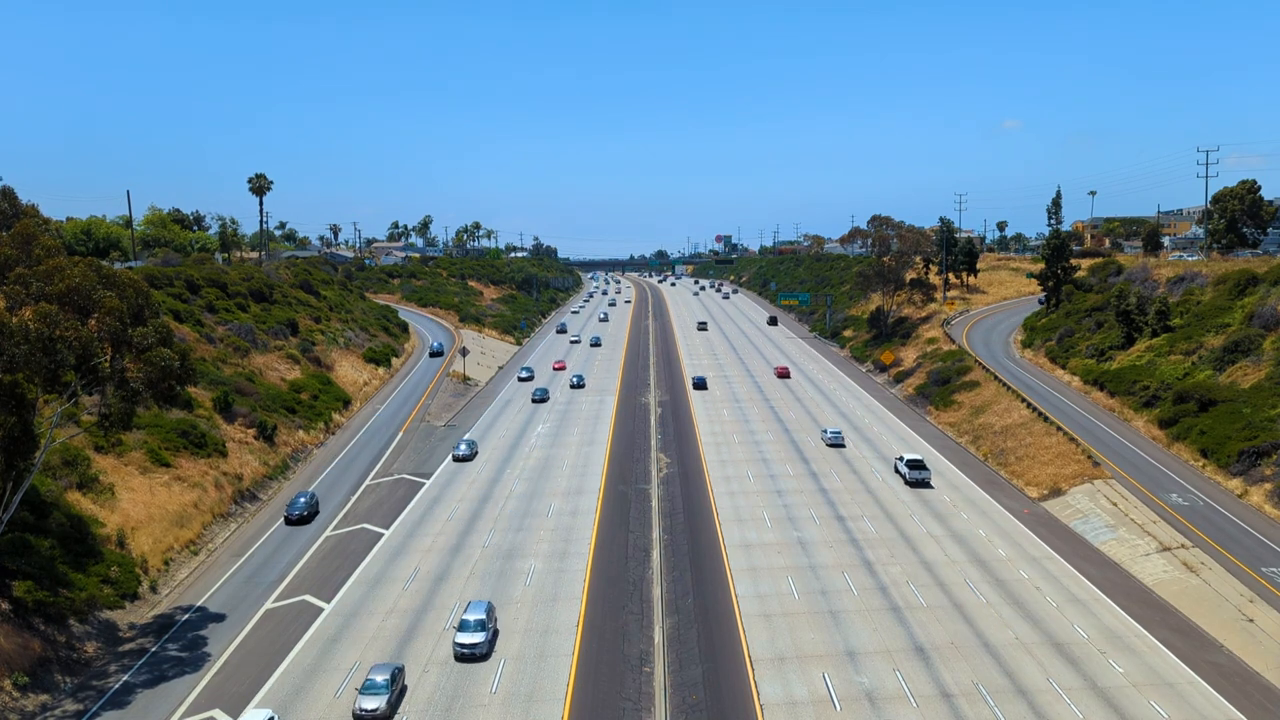
#> input picture frame 51 of test.mp4, 1280 x 720 px
$ python main.py
#> lines starting #> are read from the running program, lines starting #| are printed output that depends on the picture
### util.py
import numpy as np
import cv2
import math
import get_ROI as ROI
import get_BOI as BOI
import os
from datetime import datetime
import csv
import matplotlib.pyplot as plt

def create_variable(N_lane, N_block, N):

    BOIs_var = create_3d_list(N_lane, N_block, N)
    BOIs_mean = create_3d_list(N_lane, N_block, N)

    # lambda size N_lane X N_block
    lambda_f = [[100 for i in range(N_block)] for j in range(N_lane)]
    lambda_b = [[100 for i in range(N_block)] for j in range(N_lane)]
    p_f = [[0.4 for i in range(N_block)] for j in range(N_lane)]

    return BOIs_var, BOIs_mean, lambda_f, lambda_b, p_f


# [65 lines left out: functions draw_BOI, get_mean_variance, get_Vov, update_model, update_p, not called in this run]

def gen_block(frame, N_block, increment):
    # generate blocks
    lanes = ROI.get_lanes(frame)
    lanes_image = ROI.draw_lanes(frame, lanes)

    area = BOI.get_area(lanes)

    boi_image, BOIs_coor = BOI.get_BOI(area, lanes_image,N_block, increment)

    cv2.imshow('lane', boi_image)
    cv2.waitKey(0)
    cv2.destroyAllWindows()
    return BOIs_coor

def create_3d_list(x, y, z):

    lst = []
    for i in range(x):
        lst_2d = []
        for j in range(y):
            lst_1d = []
            for k in range(z):
                lst_1d.append(0)
            lst_2d.append(lst_1d)
        lst.append(lst_2d)
    return lst

# [13 lines left out: functions mean_model, view_density, not called in this run]

def setup_video_writer(cap, name):
    height = int(cap.get(cv2.CAP_PROP_FRAME_HEIGHT))
    width = int(cap.get(cv2.CAP_PROP_FRAME_WIDTH))
    fps =  cap.get(cv2.CAP_PROP_FPS)
    fourcc = cv2.VideoWriter_fourcc(*'XVID')
    out = cv2.VideoWriter(f'{name}.avi', fourcc, fps, (width,height))

    return out

def init_bg(frame, count, N, BOIs_coor, BOIs_var, BOIs_mean):

    img = cv2.cvtColor(frame, cv2.COLOR_BGR2GRAY)
    kernel = np.ones((5,5),np.float32)/25
    img = cv2.filter2D(img,-1,kernel)

    N_lane = len(BOIs_coor)
    N_block = len(BOIs_coor[0])
    init_background = True

    if count < N:
        for lane in range(N_lane):
            for i in range(N_block):
                mean, var = get_mean_variance(img, BOIs_coor[lane][i])
                BOIs_var[lane][i][count] = var
                BOIs_mean[lane][i][count] = mean
        count += 1
        cv2.putText(frame, 'Init background', (100, 100),cv2.FONT_HERSHEY_SIMPLEX, 1, (0, 255, 0), 2 )
    else:
        pas = True
        for lane in range(N_lane):
            for i in range(N_block):
                Vov = get_Vov(BOIs_var[lane][i])
                if Vov <= 100:
                    continue
                else:
                    pas = False
                    BOIs_var[lane][i].pop(0)
                    BOIs_mean[lane][i].pop(0)
                    mean, var = get_mean_variance(img, BOIs_coor[lane][i])
                    BOIs_var[lane][i].append(var)
                    BOIs_mean[lane][i].append(mean)
        cv2.putText(frame, 'Init background', (100, 100),cv2.FONT_HERSHEY_SIMPLEX, 1, (0, 255, 0), 2 )

        if pas:
            init_background = False

    return init_background, count

# [112 lines left out: functions cal_rate, save, visualize, not called in this run]


def estimate(video_path, N_block, N, increment, direct = "front"):
    # Read video
#> called with video_path = './test.mp4', N_block = 20, N = 6, increment = 10, direct = 'away'
    cap = cv2.VideoCapture(video_path)
    out = setup_video_writer(cap, "test_02")

    ret, frame = cap.read()
#> frame is the input picture: shape (720, 1280, 3); mean B, G, R 148.3, 135.4, 112.4


    init_background = True
    # Coords of all block (lane x N_block x coords)
    BOIs_coor = gen_block(frame, N_block, increment)
#> in gen_block, `lanes = ROI.get_lanes(frame)`: lanes = []
#> BOIs_coor = []
    N_lane = len(BOIs_coor)
#> N_lane = 0

    BOIs_var, BOIs_mean, lambda_f, lambda_b, p_f = create_variable(N_lane, N_block, N)
#> in create_variable, `BOIs_var = create_3d_list(N_lane, N_block, N)`: BOIs_var = []
#> BOIs_var = []; BOIs_mean = []; lambda_f = []; lambda_b = []; p_f = []

    count = 0
    n_heavy = 0
    n_medium = 0
    n_light = 0
    n_frame = 0
    rate = 0
    rate_in_minute = []
    t1 = datetime.now().minute


    while cap.isOpened():
        ret, frame = cap.read()
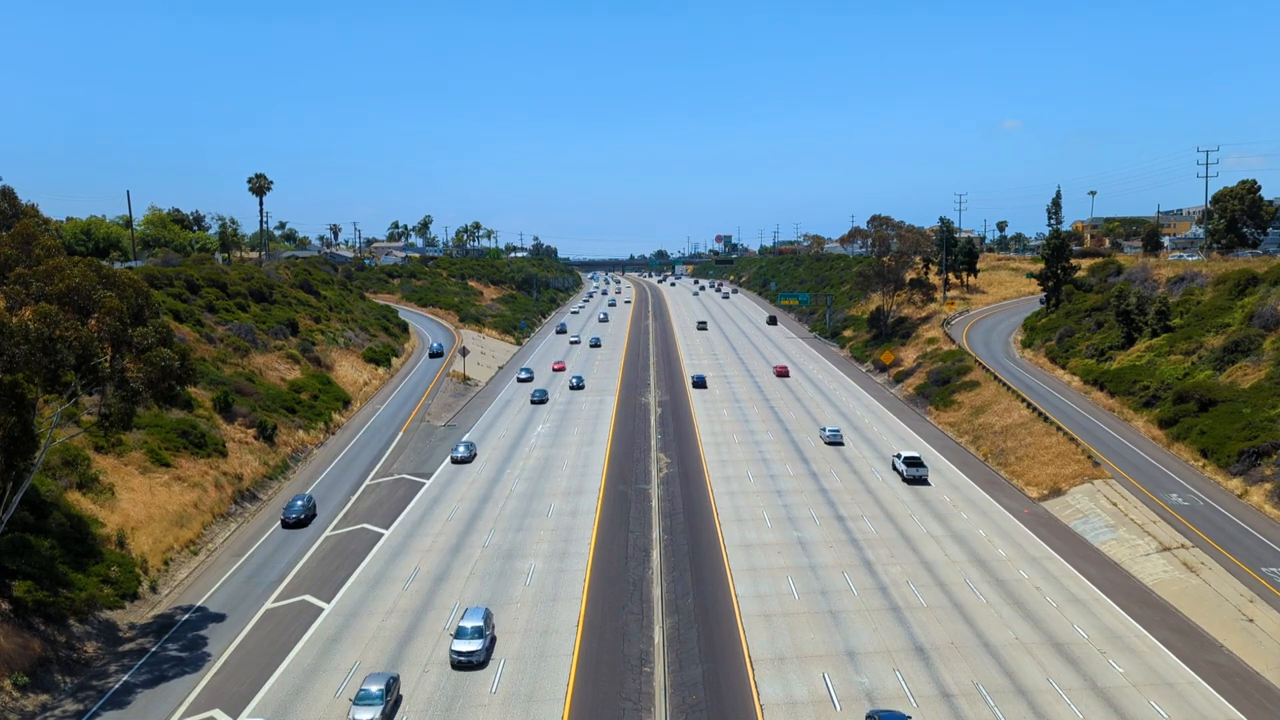
#> input picture frame 52 of test.mp4, 1280 x 720 px
#> frame is the input picture: shape (720, 1280, 3); mean B, G, R 148.3, 135.4, 112.3
        if not ret:
            print("Can't receive frame (stream end?). Exiting ...")
            break

        # Initialization background
        if init_background:
            init_background, count = init_bg(frame, count, N, BOIs_coor, BOIs_var, BOIs_mean)
#> in init_bg, `img = cv2.cvtColor(frame, cv2.COLOR_BGR2GRAY)`:
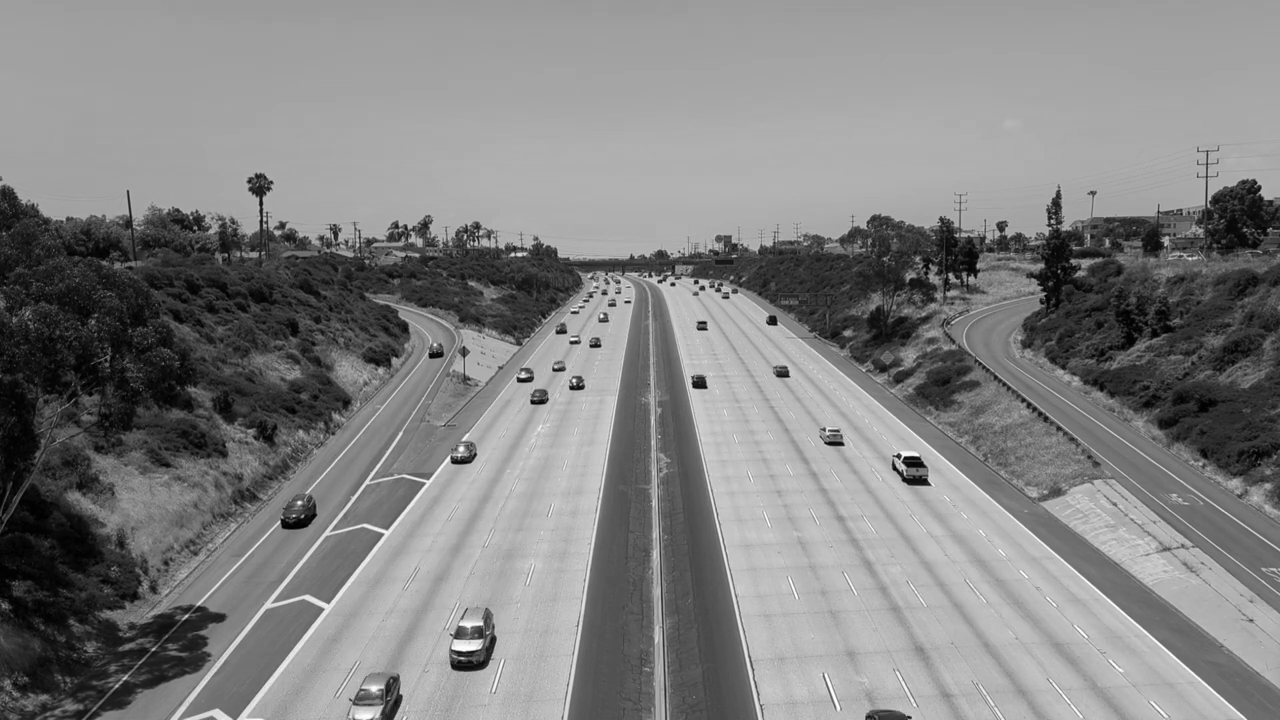
#> img: shape (720, 1280); min 0, max 255, mean 130
#> in init_bg, `N_lane = len(BOIs_coor)`: N_lane = 0
            g_mean = np.mean(BOIs_mean, axis = 2)
            g_var = np.mean(BOIs_var, axis = 2)
            var_mean = [[40 for i in range(N_block)] for j in range(N_lane)]

        else:
            rate, density, lambda_b, lambda_f, p_f, g_var, g_mean, var_mean = cal_rate(frame, BOIs_coor, N_lane, N_block, g_var, g_mean, lambda_b, lambda_f, p_f, var_mean, direct, rate)

            rate_in_minute.append(rate)
            if n_frame % 20 == 0:
                v_density = density
            view_density(frame, v_density)

            n_frame += 1
            if rate > 65:
                n_heavy += 1
            elif 40 <= rate <= 65:
                n_medium += 1
            else:
                n_light += 1

            t2 = datetime.now().minute
            if t2 > t1:
                rate_mean = int(np.mean(rate_in_minute))
                save(rate_mean, "test_02")
                rate_in_minute = []
                t1 = t2
                if t1 == 59:
                    t1 = -1

        cv2.imshow("video",frame)
        out.write(frame)
        if cv2.waitKey(1) == ord('q'):
            break

    if n_frame == 0:
        return

    if max(n_light, n_medium, n_heavy) == n_heavy:
        result = 'heavy'
    elif n_medium + n_heavy > n_light:
        result = 'medium'
    else:
        result = 'light'

    cap.release()
    out.release()
    cv2.destroyAllWindows()
    return result

# [2 lines that do not run on import are left out]

### get_ROI.py
import cv2


# [12 lines left out: function click_event, not called in this run]


def get_lanes(frame):
    cv2.imshow('image', frame)
    lanes = []
    lane = []
    lanes_nested = []
    params = {'lanes': lanes, 'lane': lane, 'image': frame}
    cv2.setMouseCallback('image', click_event, params)
    cv2.waitKey(0)
    cv2.destroyAllWindows()

    # Convert lane coordinates to nested list format
    # lanes_nested = [lane[i:i+4] for i in range(0, len(lanes[0]), 4)]

    count = 0
    for i in range(int(len(lane) / 2) - 1):
        lanes_nested.append(lane[count:count + 4])
        count += 2

    return lanes_nested


def draw_lanes(frame, lanes):
    for lane in lanes:
        top_left = lane[0]
        bottom_left = lane[1]
        top_right = lane[2]
        bottom_right = lane[3]
        cv2.line(frame, top_left, bottom_left, (255, 0, 0), 2)
        cv2.line(frame, top_right, bottom_right, (255, 0, 0), 2)

    return frame

### get_BOI.py

import cv2
import math
import numpy as np


# [83 lines left out: functions find_line_equation, find_parallel_line_equation, find_intersection_point, find_required_points, not called in this run]


def get_area(lanes):
    result = []
    for lane in lanes:
        points = find_required_points(lane)

        result.append(points)

    return result


def get_BOI(areas, frame, segment, increment):
    result = []
    for area in areas:
        left_point_list, right_point_list = split_line_segment(
            area[0], area[3], segment, increment, area)
        # draw_points(frame, left_point_list)
        # draw_points(frame, right_point_list)
        list_BOI = []
        for i in range(len(left_point_list) - 1):
            list_BOI.append([left_point_list[i], right_point_list[i + 1]])
            draw_rectangle(frame, left_point_list[i], right_point_list[i + 1])

        result.append(list_BOI)

    return frame, result


# [97 lines left out: functions split_line_segment, calculate_distance, split_number, draw_lanes, draw_points, draw_rectangle, not called in this run]

### main.py
from util import estimate

#> (the run stopped early here; a loop or call above may not have finished)

$ run again, starting later in the video
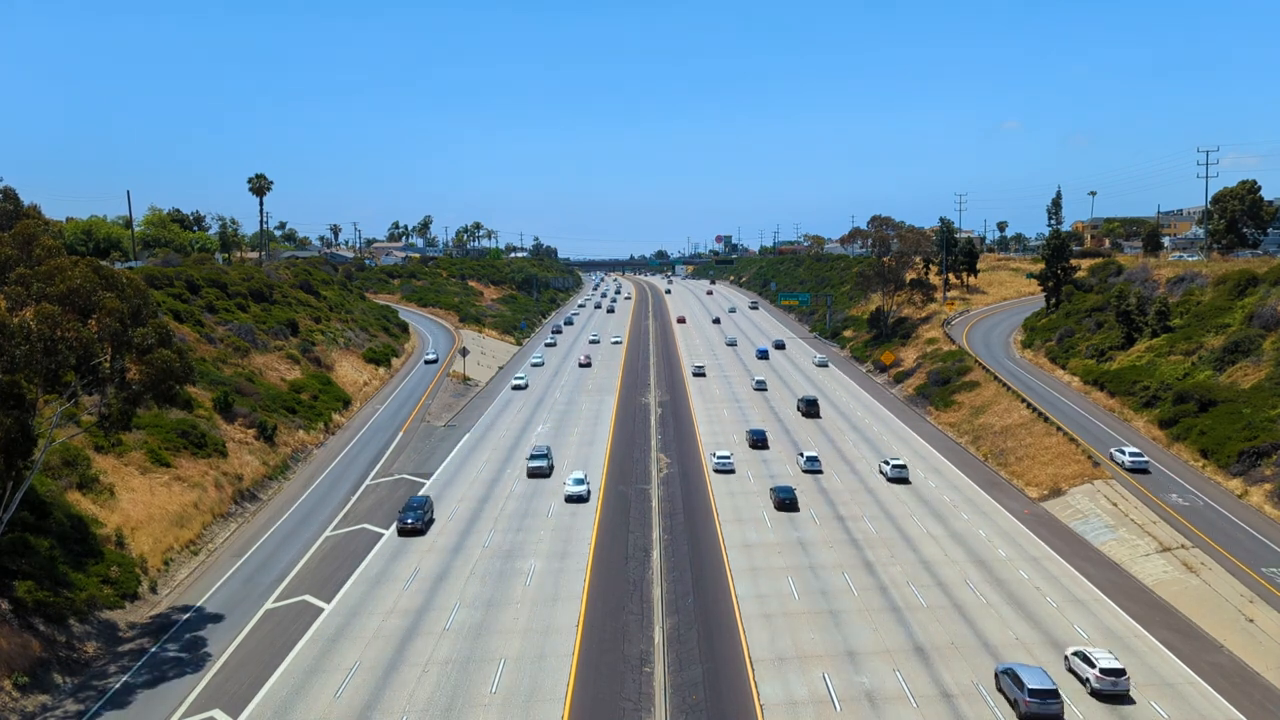
#> input picture frame 230 of test.mp4, 1280 x 720 px
#> in estimate, frame is the input picture: shape (720, 1280, 3); mean B, G, R 148.5, 135.6, 112.7
#> lanes = []
#> in estimate, `N_lane = len(BOIs_coor)`: N_lane = 0
#> in create_variable, `BOIs_var = create_3d_list(N_lane, N_block, N)`: BOIs_var = []
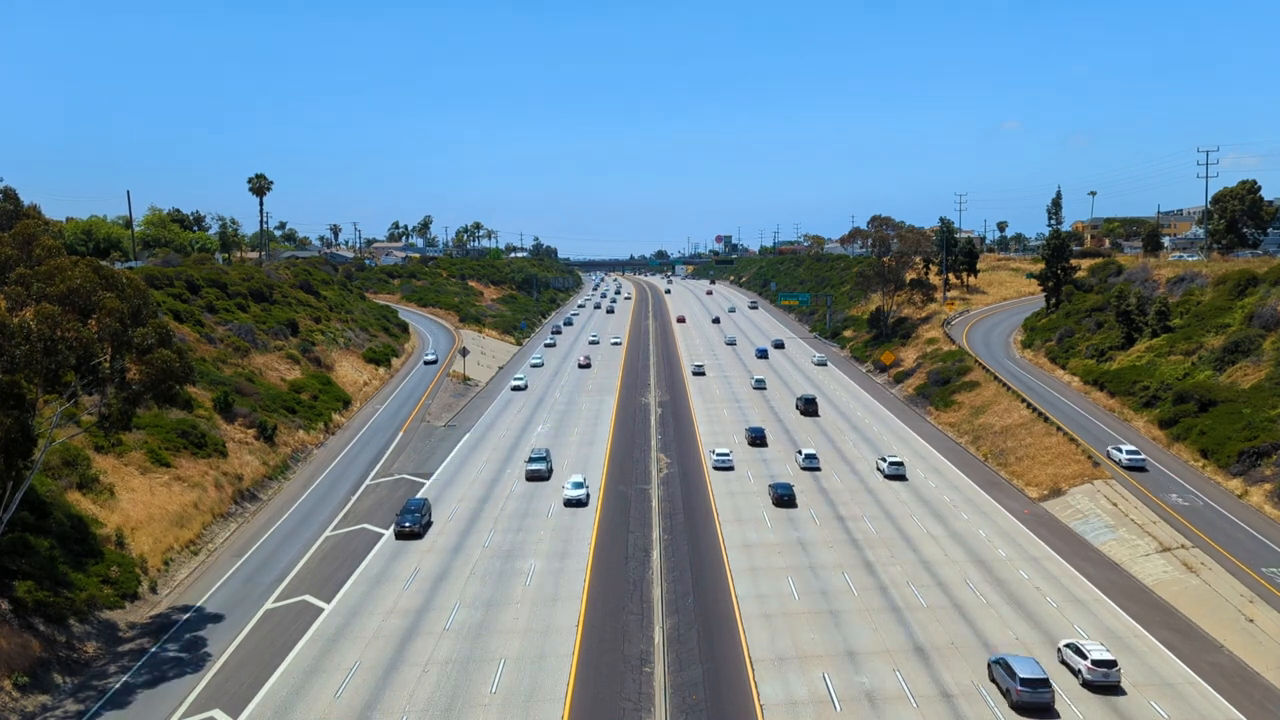
#> input picture frame 231 of test.mp4, 1280 x 720 px
#> in estimate, frame is the input picture: shape (720, 1280, 3); mean B, G, R 148.4, 135.6, 112.6
#> in init_bg, `img = cv2.cvtColor(frame, cv2.COLOR_BGR2GRAY)`:
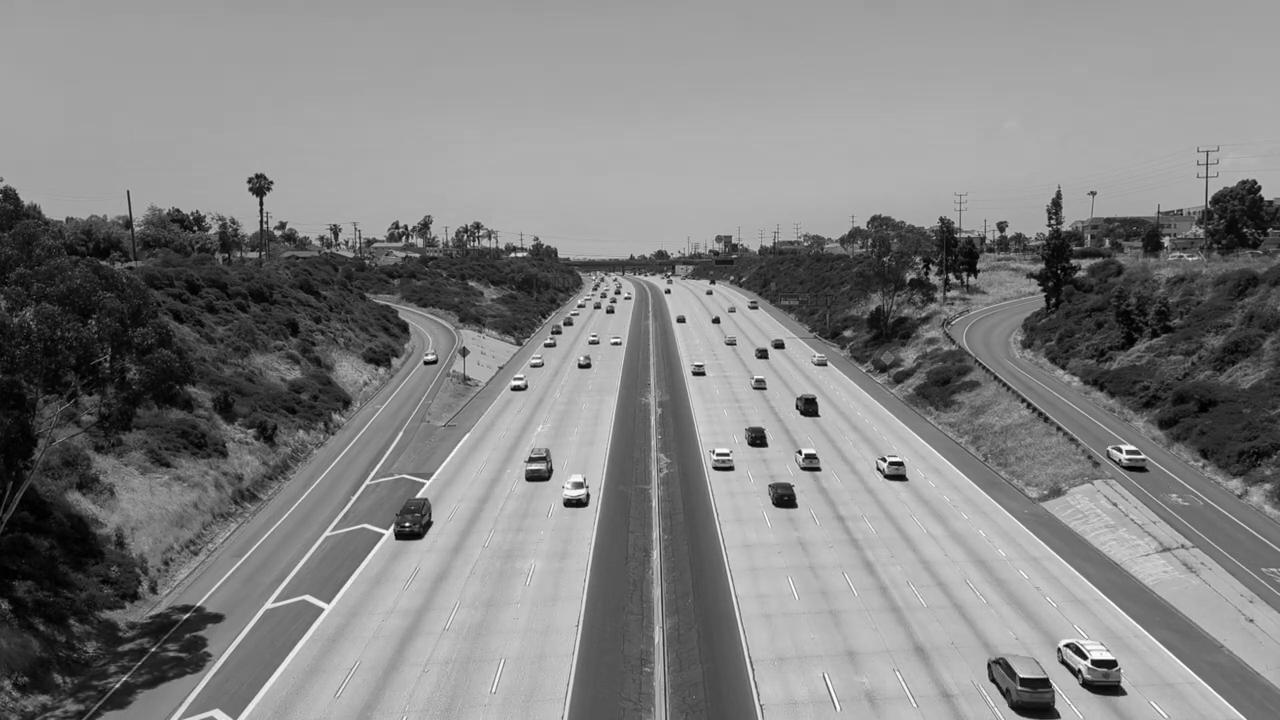
#> img: shape (720, 1280); min 0, max 255, mean 130.2
#> in init_bg, `N_lane = len(BOIs_coor)`: N_lane = 0
